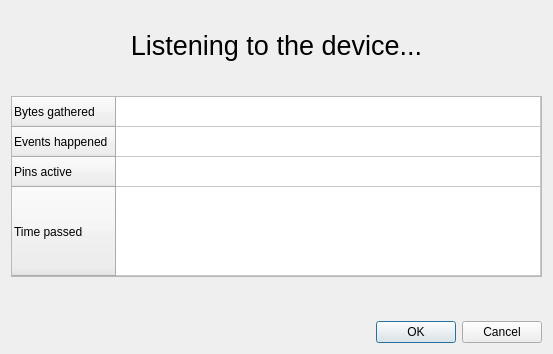
<?xml version="1.0" encoding="UTF-8"?>
<ui version="4.0">
 <class>CaprureDeviceDialog</class>
 <widget class="QDialog" name="CaprureDeviceDialog">
  <property name="geometry">
   <rect>
    <x>0</x>
    <y>0</y>
    <width>553</width>
    <height>354</height>
   </rect>
  </property>
  <property name="windowTitle">
   <string>Capture pins from device</string>
  </property>
  <layout class="QVBoxLayout" name="verticalLayout">
   <property name="spacing">
    <number>15</number>
   </property>
   <item>
    <widget class="QLabel" name="label_listening">
     <property name="minimumSize">
      <size>
       <width>0</width>
       <height>70</height>
      </size>
     </property>
     <property name="text">
      <string>&lt;html&gt;&lt;head/&gt;&lt;body&gt;&lt;p align=&quot;center&quot;&gt;&lt;span style=&quot; font-size:20pt;&quot;&gt;Listening to the device...&lt;/span&gt;&lt;/p&gt;&lt;/body&gt;&lt;/html&gt;</string>
     </property>
    </widget>
   </item>
   <item>
    <widget class="QTableWidget" name="table">
     <property name="showGrid">
      <bool>true</bool>
     </property>
     <property name="gridStyle">
      <enum>Qt::SolidLine</enum>
     </property>
     <property name="cornerButtonEnabled">
      <bool>false</bool>
     </property>
     <attribute name="horizontalHeaderVisible">
      <bool>false</bool>
     </attribute>
     <attribute name="horizontalHeaderStretchLastSection">
      <bool>true</bool>
     </attribute>
     <attribute name="verticalHeaderStretchLastSection">
      <bool>true</bool>
     </attribute>
     <row>
      <property name="text">
       <string>Bytes gathered</string>
      </property>
     </row>
     <row>
      <property name="text">
       <string>Events happened</string>
      </property>
     </row>
     <row>
      <property name="text">
       <string>Pins active</string>
      </property>
     </row>
     <row>
      <property name="text">
       <string>Time passed</string>
      </property>
     </row>
     <column>
      <property name="text">
       <string>New Column</string>
      </property>
     </column>
     <item row="0" column="0">
      <property name="text">
       <string/>
      </property>
      <property name="flags">
       <set>ItemIsSelectable|ItemIsEnabled</set>
      </property>
     </item>
     <item row="1" column="0">
      <property name="text">
       <string/>
      </property>
      <property name="flags">
       <set>ItemIsSelectable|ItemIsEnabled</set>
      </property>
     </item>
     <item row="2" column="0">
      <property name="text">
       <string/>
      </property>
      <property name="flags">
       <set>ItemIsSelectable|ItemIsEnabled</set>
      </property>
     </item>
     <item row="3" column="0">
      <property name="text">
       <string/>
      </property>
      <property name="flags">
       <set>ItemIsSelectable|ItemIsEnabled</set>
      </property>
     </item>
    </widget>
   </item>
   <item>
    <spacer name="verticalSpacer">
     <property name="orientation">
      <enum>Qt::Vertical</enum>
     </property>
     <property name="sizeHint" stdset="0">
      <size>
       <width>20</width>
       <height>40</height>
      </size>
     </property>
    </spacer>
   </item>
   <item>
    <widget class="QDialogButtonBox" name="buttonBox">
     <property name="orientation">
      <enum>Qt::Horizontal</enum>
     </property>
     <property name="standardButtons">
      <set>QDialogButtonBox::Cancel|QDialogButtonBox::Ok</set>
     </property>
    </widget>
   </item>
  </layout>
 </widget>
 <resources/>
 <connections>
  <connection>
   <sender>buttonBox</sender>
   <signal>accepted()</signal>
   <receiver>CaprureDeviceDialog</receiver>
   <slot>accept()</slot>
   <hints>
    <hint type="sourcelabel">
     <x>248</x>
     <y>254</y>
    </hint>
    <hint type="destinationlabel">
     <x>157</x>
     <y>274</y>
    </hint>
   </hints>
  </connection>
  <connection>
   <sender>buttonBox</sender>
   <signal>rejected()</signal>
   <receiver>CaprureDeviceDialog</receiver>
   <slot>reject()</slot>
   <hints>
    <hint type="sourcelabel">
     <x>316</x>
     <y>260</y>
    </hint>
    <hint type="destinationlabel">
     <x>286</x>
     <y>274</y>
    </hint>
   </hints>
  </connection>
 </connections>
</ui>
